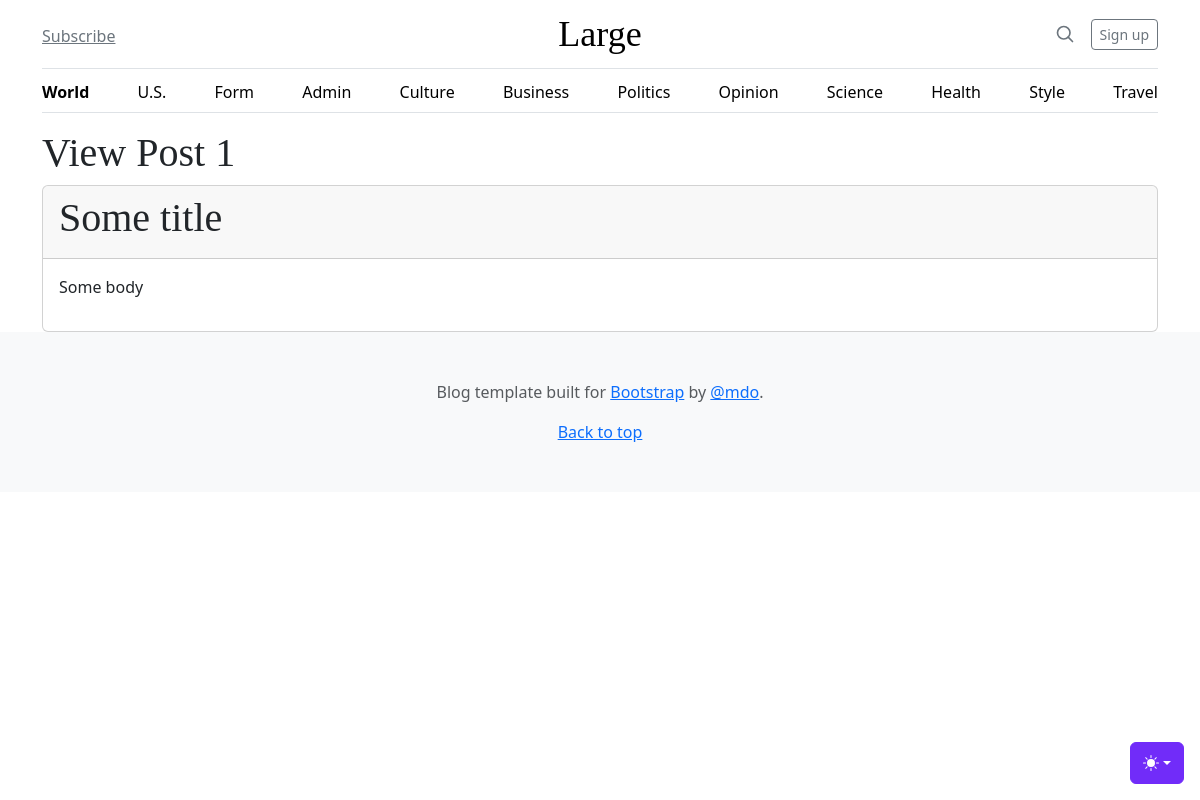
The app's page /admin/posts/view?id=1 with its own data.
### tables this page shows
CREATE TABLE posts
(
    id    integer
        constraint posts_pk
            primary key autoincrement,
    title text not null,
    body  text not null
);

### helpers.php (called while the page is built, shortened)
<?php
function view($viewName, $vars=[]){
    extract($vars);
    include __DIR__ . "/views/$viewName.php";
}

### src/Controllers/PostsController.php (called while the page is built, shortened)
<?php
class PostsController
{
    public function show(){
        $post = Post::find($_GET['id']);
        view('posts/view', compact('post'));
    }
}

### src/DB.php (called while the page is built, shortened)
<?php
class DB
{
    private $conn;
    public function __construct()
    {
        try {
            $this->conn = new PDO('sqlite:' . __DIR__ . '/../db.sqlite');
            $this->conn->setAttribute(PDO::ATTR_ERRMODE, PDO::ERRMODE_EXCEPTION);
        } catch (PDOException $e) {
            echo "Connection failed: " . $e->getMessage();
        }
    }
    public function find($table, $class, $id)
    {
        $stmt = $this->conn->prepare("SELECT * FROM $table WHERE id=$id");
        $stmt->execute();
        $stmt->setFetchMode(PDO::FETCH_CLASS, $class);
        return $stmt->fetch();
    }
}

### src/Models/Model.php (called while the page is built, shortened)
<?php
class Model
{
    public static $table;
    public static function find($id) {
        $db = new DB();
        return $db->find(static::$table, static::class, $id);
    }
}

### views/posts/view.php (the view, shortened to what this page needs)
<main class="container">
    <h1>View Post <?php echo $post->id; ?></h1>
    <div class="card">
        <div class="card-header">
            <h1><?php echo $post->title; ?></h1>
        </div>
        <div class="card-body">
            <p><?php echo $post->body; ?></p>
        </div>
    </div>
</main>

### public/blog.css (style rules this page uses)
h1, h2, h3, h4, h5, h6 { font-family: "Playfair Display", Georgia, "Times New Roman", serif; }

### records on screen
posts: id "1", title "Some title", body "Some body"
